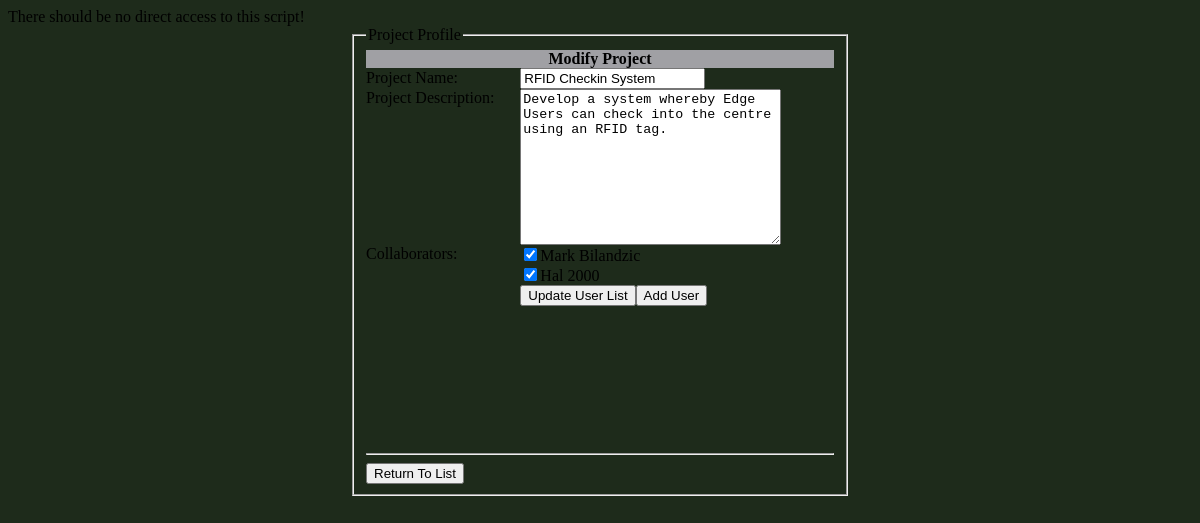
The app's page /userprofile/userprofile_old/project_profiles.php?id=1 with its own data.
### tables this page shows
CREATE TABLE IF NOT EXISTS `projects` (
  `ID` int(11) NOT NULL AUTO_INCREMENT,
  `Name` varchar(40) NOT NULL,
  `Description` varchar(255) NOT NULL,
  PRIMARY KEY (`ID`)
);

CREATE TABLE IF NOT EXISTS `edge_users` (
  `ID` int(11) NOT NULL AUTO_INCREMENT,
  `username` varchar(45) NOT NULL,
  `password` varchar(100) NOT NULL,
  `firstname` varchar(50) NOT NULL,
  `lastname` varchar(50) NOT NULL,
  `email` varchar(50) NOT NULL,
  `occupation` varchar(100) NOT NULL,
  `statusmessage` varchar(140) NOT NULL,
  `dontdisturb` int(4) NOT NULL DEFAULT '1' COMMENT '0=happytotalk, 1 = dont disturb ',
  PRIMARY KEY (`ID`)
);

### userprofile/userprofile_old/project_profiles.php (the view, shortened to what this page needs)
<!DOCTYPE html PUBLIC "-//W3C//DTD XHTML 1.0 Transitional//EN" "http://www.w3.org/TR/xhtml1/DTD/xhtml1-transitional.dtd">
<html xmlns="http://www.w3.org/1999/xhtml">
<head>
<?php
require_once ('include/common.php');
$mode='list';
$project_id=null;
$name = null;
$description=null;
$submit=false;
if (isset($_GET['id'])) {
	$project_id=$_GET['id'];
}
if(!empty($project_id)) $mode="update";
 if ($mode == 'update') {
 	if (!$submit) {
 		if (!empty($project_id)) {
 			$result = mysql_query("SELECT * FROM projects WHERE ID = '".$project_id."'");
 			while($row = mysql_fetch_array($result))
 			{
 				$name = $row["Name"];
 				$description=$row['Description'];
 			}
 		}
 	}
 } else if ($mode == 'create') {
 	if ($submit) {
 		$query = 'INSERT INTO projects (ID, Name, Description) values ("","'.
 		$_POST["name"].'","' . $_POST['description'] . '")';
 		$result = mysql_query ($query);
 		if (!$result) {
 			die('Invalid query INSERT INTO projects: ' . mysql_error());
 		}
 		$query = 'SELECT MAX(ID) FROM projects';
 		$result = mysql_query ($query);
 		if (!$result) {
 			die('Invalid query: SELECT MAX(ID)' . mysql_error());
 		}
 		$project_id = mysql_fetch_row($result);
 		$project_id = $project_id[0];
 		$mode = 'list';
 		$submit=false;
 	}
 }
?>
</head>
<body>
	<div id="form"
		style="width: 500px; margin-left: auto; margin-right: auto;">
		<?php
		if($mode == 'create' || $mode == 'update') {
			print '<form name="signup" method="post" action="project_profiles.php?mode=' . $mode . '">';
		}
		print '<fieldset>';
		if ($mode == 'list') {
			print '<legend>Project Listings</legend>';
		} else {
			print '<legend>Project Profile</legend>';
		}
		if($mode=='update' || $mode=='create') {
			print '<table cellspacing="0" cellpadding="0" width="100%">';
			print '<thead>';
			if ($mode=='create')
				print'<th colspan="2">Create Project</th>';
			else
				print'<th colspan="2">Modify Project</th>';
			print '</thead>';
			print '<tr>';
			print'<td align="left">Project Name:</td>';
			print '<td>';
			print '<input type="text" name="name"	value="' . $name . '"';
			if(empty($project_id)&& $mode == 'update') echo "disabled=\"disabled\"";
			print '/></td>';
			print '</tr>';
			print '<tr>';
			print '	<td align="left" valign="top">Project Description:</td>';
			print '<td>';
			print '<textarea cols="30" rows="10" name="description"';
			if(empty($project_id) && $mode == 'update') echo "disabled=\"disabled\"";
			print '>';
			print $description;
			print '</textarea>';
			print '</td>';
			print '</tr>';
			if ($mode!='create') {
				print '<tr>';
				print'<td valign="top" align="left">Collaborators:</td>';
				print '<td>';
				print '<div style="min-height:200px;overflow-y:scroll;" id="user_listing">';
				display_project_user_list($project_id);
				print '</div>';
				print '</td>';
				print '</tr>';
			}
			print '</table>';
		} else if ($mode=='list') {
			$projects=getProjectsList();
			print '<table cellspacing="3px" cellpadding="0" width="100%">';
			print '<thead>';
			print'<th style="width:30%">Name</th>';
			print '<th>Description</th>';
			print '</thead>';
			foreach ($projects as $id=>$attributes) {
				print '<tr valign="top">';
				print '<td>';
				print $attributes['name'];
				print '</td>';
				print '<td>';
				print $attributes['description'];
				print '</td>';
				print '<td>';
				print '<a href="project_profiles.php?id=' .$id . '" title="Modify Project \'' . $attributes['name'] . '\'"><input type="button" name="edit"	value="Edit" /></a>';
				print '</td>';
				print '</tr>';
			}
			print '<tr valign="top">';
			print '<td align="right" colspan="4">';
			print '<hr/>';
			print '<a href="project_profiles.php?mode=create" title="Create A New Project"><input type="button" name="new_project"	value="Create Project" /></a>';
			print '</td>';
			print '</table>';
		}
		print '<hr />';
		if ($mode == 'create' || $mode == 'update') {
			print '<input type="submit" value="';
			if($mode=='create') echo  'Create'; else echo 'Return To List';
			print '" />';
			print '</form>';
		}
		?>
	</div>
</body>
</html>

### userprofile/userprofile_old/include/common.php (shortened to what this page needs)
<?php
function getProjectUsers($project_id) {
	$user_listing=array();
	$query = 'SELECT edge_users.ID AS ID, username, firstname, lastname ' .
							'FROM edge_users '.
							'INNER JOIN projects_edge_users ON edge_users.ID = edge_users_id '.
							'WHERE project_id=' . $project_id;
	$result = mysql_query ($query);
	while ($row = mysql_fetch_assoc($result)) {
		$user_listing[$row['ID']] = array('name'=>$row['username'],
																		'firstname'=>$row['firstname'],
																		'lastname'=>$row['lastname'],
		);
	}
	return $user_listing;
}
function display_project_user_list($project_id) {
	$user_list =getProjectUsers($project_id);
	foreach ($user_list as $id=>$attributes) {
		print '<input type="checkbox" value="' . $id . '" ';
		print  'checked="checked" ';
		print 'id="user_' . $id . '" />';
		print $attributes['firstname'] . ' ' . $attributes['lastname'];
		print '<br/>';
	}
	print '<input type="button" name="update_users" value="Update User List" onclick="removeUsers(' . $project_id .')"/>';
	print '<input type="button" name="add_user" value="Add User" onclick="selectUsers(' . $project_id .')"/>';
}

### userprofile/userprofile_old/style.css (style rules this page uses)
body { background-color:#1E2B1B; }
th { background:#A0A0A4; width: 100%; }

### records on screen
projects: name "RFID Checkin System", description "Develop a system whereby Edge Users can check into the centre using an RFID tag."
edge_users: firstname "Mark", lastname "Bilandzic"
edge_users: firstname "Hal", lastname "2000"
